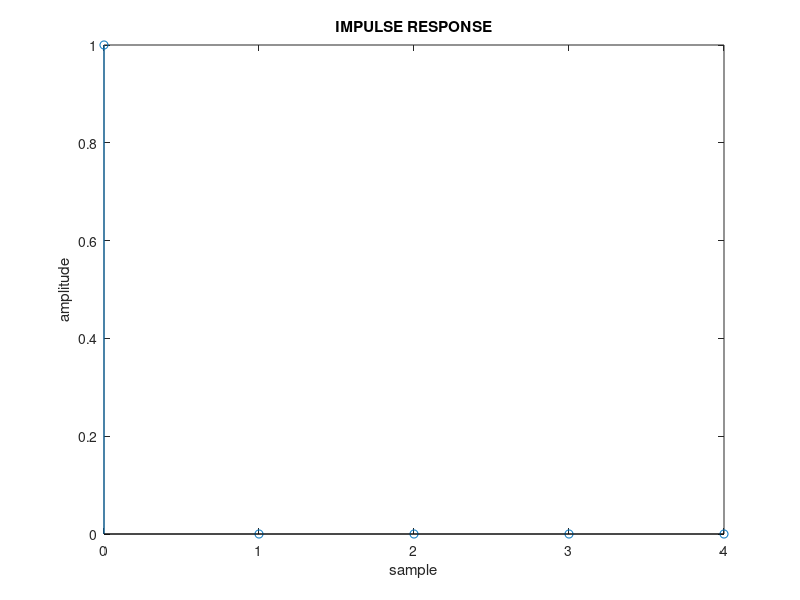

This figure's MATLAB source:
clc;
clear all;
close all;
x=input('enter the numerator coeffecient');
y=input('enter the denominator coefficient');
z=input(' enter the number of samples');
h=impz(x,y,z);
disp(h);
figure('name','MATLAB\impulse_diffeqn\pratyush');
n=0:z-1
stem(n,h);
xlabel('sample');
ylabel('amplitude');
title('IMPULSE RESPONSE');
